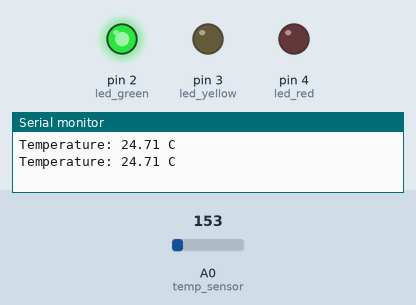
A sketch run on a simulated Arduino Uno, built with avr-gcc and run on an emulated ATmega328P. Shown: output pins drawn as LEDs (lit = HIGH), the last lines printed to the serial monitor. Inputs (shaded band) come from the test bench; at power-on: A0 (temp_sensor) = 153.

Above: at 1.8 s.
1.9 s: A0 (temp_sensor) set to 154
At 2.5 s:
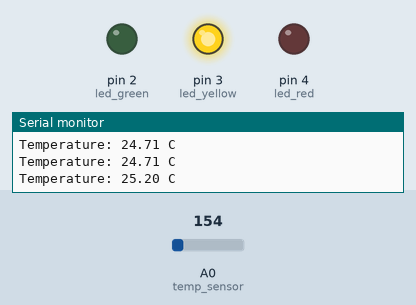
3.5 s: A0 (temp_sensor) set to 165
At 5.2 s:
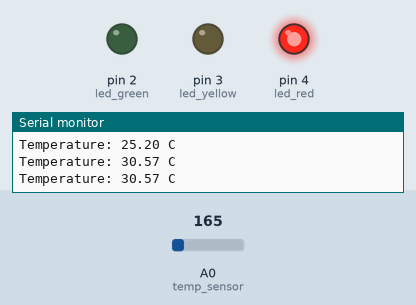
5.5 s: A0 (temp_sensor) set to 133
At 6.8 s:
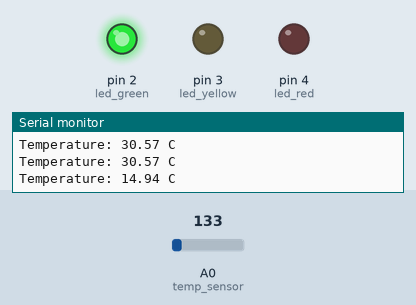
7.5 s: A0 (temp_sensor) set to 175
At 8.4 s:
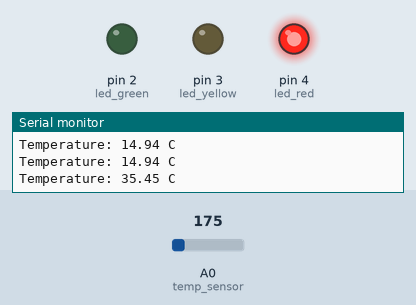
Timing chart, 0 to 10.5 s (numbered marks = the images above; inputs shaded):
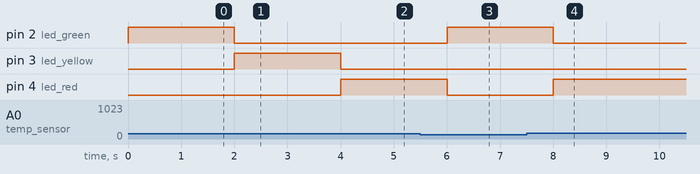

The sketch:

temp_sensor.ino
```cpp
int temp_sensor = A0; // the TMP36 temperature sensor is connected to Pin A0 of the Arduino
int led_green = 2;    // the green LED is connected to Pin 2 of the Arduino
int led_yellow = 3;   // the yellow LED is connected to Pin 3 of the Arduino
int led_red = 4;      // the red LED is connected to Pin 4 of the Arduino

float cool_limit = 25.0; // below 25 C the green LED is on
float warm_limit = 30.0; // from 25 C to 30 C the yellow LED is on, above 30 C the red LED is on

void setup() {
  // start the Serial Monitor so we can see the temperature
  Serial.begin(9600);

  // set up all the LEDs as OUTPUT
  pinMode(led_green, OUTPUT);
  pinMode(led_yellow, OUTPUT);
  pinMode(led_red, OUTPUT);
}

void loop() {
  // read the sensor (a number from 0 to 1023)
  int reading = analogRead(temp_sensor);

  // turn the reading into volts, then into degrees Celsius
  float voltage = reading * 5.0 / 1024.0;
  float temperature = (voltage - 0.5) * 100.0;

  // print the temperature to the Serial Monitor
  Serial.print("Temperature: ");
  Serial.print(temperature);
  Serial.println(" C");

  if (temperature < cool_limit) {
    // cool: turn the green LED on and the other LEDs off
    digitalWrite(led_green, HIGH);
    digitalWrite(led_yellow, LOW);
    digitalWrite(led_red, LOW);
  } else if (temperature < warm_limit) {
    // warm: turn the yellow LED on and the other LEDs off
    digitalWrite(led_green, LOW);
    digitalWrite(led_yellow, HIGH);
    digitalWrite(led_red, LOW);
  } else {
    // hot: turn the red LED on and the other LEDs off
    digitalWrite(led_green, LOW);
    digitalWrite(led_yellow, LOW);
    digitalWrite(led_red, HIGH);
  }

  delay(1000); // wait 1 second before reading again
}
```

Measured:
- the behaviour switches between 153 and 154 on A0 (temp_sensor) (found by bisection; images 0 and 1)
- after the input at 1.9 s, pin 2 (led_green): HIGH → LOW after 0.10 s; pin 3 (led_yellow): LOW → HIGH after 0.10 s
- after the input at 3.5 s, pin 3 (led_yellow): HIGH → LOW after 0.50 s; pin 4 (led_red): LOW → HIGH after 0.50 s
- after the input at 5.5 s, pin 2 (led_green): LOW → HIGH after 0.51 s; pin 4 (led_red): HIGH → LOW after 0.51 s
- after the input at 7.5 s, pin 2 (led_green): HIGH → LOW after 0.51 s; pin 4 (led_red): LOW → HIGH after 0.51 s
